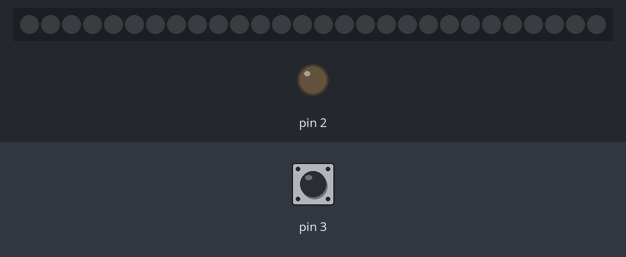
Bench run of a sketch on a simulated Arduino Uno, built with avr-gcc and run on an emulated ATmega328P. On the bench: 28 RGB LEDs in strip order, left to right, output pins drawn as LEDs (lit = HIGH). Inputs (shaded band) come from the test bench; at power-on: pin 3 HIGH. Dim RGB values are drawn brighter than linear; random numbers use the default seed unless the sketch sets one; what the sketch prints to the serial monitor is not drawn.

Above: at 1.2 s.
1.3 s: pin 3 pulled LOW for 0.15 s
At 1.7 s:
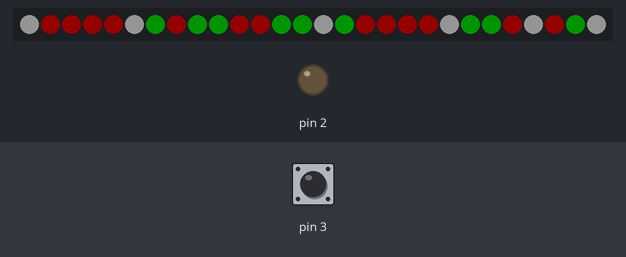
At 2.2 s:
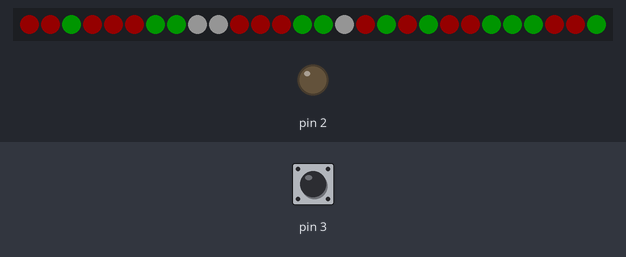
Timing chart, 0 to 2.0 s (numbered marks = the images above; inputs shaded):
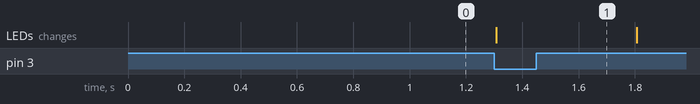

Measured:
- after the input at 1.3 s, the LEDs: change at once (image 1)

The sketch:

ChristmasTreeOS.ino
```cpp
/*
  ChristmasTreeOS by Arsenii Tymoshenko
*/

#include <FastLED.h>

#define NUM_LEDS 28
#define ROWS_NUM 7
#define LED_PIN 13

#define HUE_START 3  // Starting color of fire -- not used!
#define HUE_GAP 18  // Color coefficient of fire
#define SMOOTH_K 0.15  // Smoothness coefficient of fire -- not used!
#define MIN_BRIGHT 80  // Minimum brightness of fire
#define MAX_BRIGHT 255  // Maximum brightness of fire
#define MIN_SAT 245  // Minimum saturation
#define MAX_SAT 255  // Maximum saturation

#define ZONE_AMOUNT NUM_LEDS
byte zoneValues[ZONE_AMOUNT];
byte zoneRndValues[ZONE_AMOUNT];

CRGB leds[NUM_LEDS];

#define FOR_i(from, to) for (int i = (from); i < (to); i++)
#define FOR_j(from, to) for (int j = (from); j < (to); j++)

int each_leds_amount[]{
    1,
    2,
    3,
    4,
    5,
    6,
    7,
};

int each_leds_dir[]{
    // -1 <-;
    // 1 ->;
    -1,
    1,
    -1,
    1,
    -1,
    1,
    -1,
};

byte change = 3;

float smooth_k_int = 0.25;
byte smooth_rainbow = 2;
byte min_bright = 25;
byte max_bright = 255;
byte fade_brightness;
byte smooth_fade = 40;
byte fill_color = 115;
byte fade_color = 115;
byte brightness_k = 20;
byte hue_start_int = 0;
byte saturation;
boolean flag;
boolean lcd_change;
boolean side;
byte cur_color = 0;
int new_comet_id;
int running_speed = 15;
int running_freq = 100;
bool draw_new_snow;
//unsigned long Ukraine_pro_timer;

byte red = 0;
byte green = 255;

volatile int ads;

int module;
float module_float;

byte color_pos[50][50];
int pos_arr[10][10];

uint32_t start_timer;
uint32_t button_debounce_timer;

unsigned long fade_timer = 0;
uint32_t running_timer;
uint32_t random_timer;

uint32_t loop_timer;
uint32_t christmas_lights_timer;
uint32_t snowflakes_timer;
uint32_t moving_ball_timer;

uint32_t change_timer;
byte snowflakes_amount;
byte snowflakes_pos[50];
byte snowflakes_id;

int ball_pos = 0;
int ball_dir = 1;
uint8_t ball_hue = 0;

bool color_flag;

byte balls_what_to_do;
uint32_t random_balls_timer;
byte random_balls_color_arr[NUM_LEDS + 1];
byte prev_bright;
byte prev_random;

void setup()
{
  FastLED.addLeds<WS2812, LED_PIN, GRB>(leds, NUM_LEDS).setCorrection(TypicalLEDStrip).setDither(brightness_k < 255);

  Serial.begin(115200);
  pinMode(13, OUTPUT);
  pinMode(3, INPUT_PULLUP);
  lcd_change = 1;
  pinMode(2, OUTPUT);
  randomSeed(analogRead(A0) + analogRead(A1) - analogRead(A2));
  start_timer = millis();

  for (int id = 0; id < 10; id++)
  {
    for (int id2 = 0; id2 < 10; id2++)
    {
      pos_arr[id][id2] = 0;
    }
  }
  int led_num = NUM_LEDS;
  for (int row_id = 0; row_id < ROWS_NUM; row_id++)
  {
    int row_arr[10];
    for (int led_id = 0; led_id < each_leds_amount[row_id]; led_id++)
    {
      row_arr[led_id] = led_num;
      if (each_leds_dir[row_id] == -1)
      {
        pos_arr[led_id][row_id] = row_arr[led_id];
      }
      else
      {
        pos_arr[each_leds_amount[row_id] - led_id - 1][row_id] = row_arr[led_id];
      }
      led_num--;
    }
  }
}
void loop()
{
  FastLED.setBrightness(brightness_k);

  if (millis() - button_debounce_timer >= 80 && digitalRead(3) == 0 && flag != 1)
  {
    button_debounce_timer = millis();
    if (change < 5)
    {
      change++;
      lcd_change = 1;
    }
    else
    {
      change = 1;
      lcd_change = 1;
    }
    //change = !change;
    flag = 1;
    //lcd_change = 1;
  }
  Serial.println(brightness_k);
  if (digitalRead(3) == 1 && flag == 1)
  {
    flag = 0;
  }
  if (millis() - change_timer >= 20000 && 1 == 2)
  {
    change_timer = millis();
    change++;
    if (change > 6)
    {
      change = 1;
      color_flag = true;
    }
    if (change == 2 && !random(2))
    {
      change++;
    }
    /*
    change = 6;
    if (change == 6)
    {
      for (int id = 0; id < NUM_LEDS; id++)
      {
        leds[id] = CRGB(0, 0, 0);
      }
      draw_new_snow = true;
      leds[27] = CHSV(255, 0, 255);
      snowflakes_timer = millis();
    }
    FastLED.show();
    */
    if (change == 7)
    {
      balls_what_to_do = 0;
      prev_bright = brightness_k;
      random_balls_color_arr[NUM_LEDS] = 1;
    }
  }

  if (change == 1)
  {
    if (color_flag)
    {
      color_flag = false;
      byte rnd_color = random(0, 4);
      if (rnd_color == 0)
      {
        hue_start_int = 0;
      }
      else if (rnd_color == 1)
      {
        hue_start_int = 65;
      }
      else if (rnd_color == 2)
      {
        hue_start_int = 115;
      }
      else if (rnd_color == 3)
      {
        hue_start_int = 210;
      }
    }
    fireTick();
    //running_lights();
  }
  else if (change == 2)
  {
    rainbow();
  }
  else if (change == 3)
  {
    random_pos_ball();
  }
  else if (change == 4)
  {
    christmas_lights();
  }
  else if (change == 5)
  {
    running_lights();
  }
  else if (change == 6)
  {
    random_balls();
  }
  else if (change == 7)
  {
    //snowflakes();
  }
  //Serial.println("loop");

  //brightness_k=255;
  //smooth_k_int=0.08;
  //hue_start_int=2;
}

void fireTick()
{
  static uint32_t prevTime, prevTime2;

  if (millis() - prevTime > 100)
  {
    prevTime = millis();
    for (int i = 0; i < ZONE_AMOUNT; i++)
    {
      zoneRndValues[i] = random(0, 10);
    }
  }

  if (millis() - prevTime2 > 20)
  {
    prevTime2 = millis();
    for (int i = 0; i < ZONE_AMOUNT; i++)
    {
      zoneValues[i] = (float)zoneValues[i] * (1 - SMOOTH_K) + (float)zoneRndValues[i] * 10 * SMOOTH_K;
      leds[i] = getFireColor(zoneValues[i]);
    }
    FastLED.show();
  }
}
/*
void rainbow()
{
  static byte counter = 0;
  counter += smooth_rainbow;

  // Iterate over each LED in the strip
  for (int i = 0; i < NUM_LEDS; i++)
  {
    // Set the LED color to the current hue value
    leds[i] = CHSV(counter + (i * 255 / NUM_LEDS), 255, 255);
  }

  FastLED.show();
}
*/

void fade_effect()
{
  static byte color = 0;
  color = fade_color;

  static bool shift;

  byte minuend;
  byte smooth_correct;
  if (smooth_fade >= 30)
  {
    minuend = 3;
    smooth_correct = 5;
  }
  else
  {
    minuend = 5;
    smooth_correct = smooth_fade;
  }

  if (millis() - fade_timer >= smooth_correct && shift == false)
  {
    fade_timer = millis();
    if (fade_brightness <= max_bright - minuend)
    {
      fade_brightness += minuend;
    }
    else
    {
      shift = true;
    }
  }
  else if (millis() - fade_timer >= smooth_correct && shift == true)
  {
    fade_timer = millis();
    if (fade_brightness >= min_bright + minuend)
    {
      fade_brightness -= minuend;
    }
    else
    {
      shift = false;
    }
  }
  for (int i = 0; i < NUM_LEDS; i++)
  {
    leds[i] = CHSV(color, 255, 255);
  }

  FastLED.show();
}

void fill_effect()
{
  static byte color = 0;
  color = fill_color;
  for (int i = 0; i < NUM_LEDS; i++)
  {
    leds[i] = CHSV(color, 255, 255);
  }

  FastLED.show();
}

void running_lights()
{
  byte comet_brightness_arr[] = {255, 255, 255, 255, 255, 220, 220, 220, 220, 220, 185, 185, 185, 185, 185, 150, 150, 150, 150, 150, 115, 115, 115, 115, 115, 80, 80, 80, 80, 80, 45, 45, 45, 45, 45, 10, 10, 10, 10, 10, 10};
  if (millis() - running_timer >= running_speed)
  {
    running_timer = millis();

    //CRGB color = CHSV(cur_color, 255, 255);
    if (millis() - random_timer >= running_freq)  //1310
    {
      leds[0] = CHSV(cur_color, 255, comet_brightness_arr[new_comet_id]);
      Serial.println(new_comet_id);
      new_comet_id++;
      if (new_comet_id == 41)
      {
        new_comet_id = 0;
        //if (random(0, 10) == 5)
        {
          cur_color += 50;
        }
        random_timer = millis();
      }
    }
    for (int i = NUM_LEDS - 1; i > 0; i--)
    {
      leds[i] = leds[i - 1];
    }
    FastLED.show();
  }
}

void rainbow()
{
  static uint16_t sPseudotime = 0;
  static uint16_t sLastMillis = 0;
  static uint16_t sHue16 = 0;

  uint8_t sat8 = beatsin88(87, 220, 250);
  uint8_t brightdepth = beatsin88(341, 96, 224);
  uint16_t brightnessthetainc16 = beatsin88(203, (25 * 256), (40 * 256));
  uint8_t msmultiplier = beatsin88(147, 23, 60);

  uint16_t hue16 = sHue16;  //gHue * 256;
  uint16_t hueinc16 = beatsin88(113, 1, 3000);

  uint16_t ms = millis();
  uint16_t deltams = ms - sLastMillis;
  sLastMillis = ms;
  sPseudotime += deltams * msmultiplier;
  sHue16 += deltams * beatsin88(400, 5, 9);
  uint16_t brightnesstheta16 = sPseudotime;

  for (uint16_t i = 0; i < NUM_LEDS; i++)
  {
    hue16 += hueinc16;
    uint8_t hue8 = hue16 / 256;

    brightnesstheta16 += brightnessthetainc16;
    uint16_t b16 = sin16(brightnesstheta16) + 32768;

    uint16_t bri16 = (uint32_t)((uint32_t)b16 * (uint32_t)b16) / 65536;
    uint8_t bri8 = (uint32_t)(((uint32_t)bri16) * brightdepth) / 65536;
    bri8 += (255 - brightdepth);

    CRGB newcolor = CHSV(hue8, sat8, bri8);

    uint16_t pixelnumber = i;
    pixelnumber = (NUM_LEDS - 1) - pixelnumber;

    nblend(leds[pixelnumber], newcolor, 64);
  }
  FastLED.show();
}

void christmas_lights()
{
  if (millis() - christmas_lights_timer >= 500)
  {
    christmas_lights_timer = millis();

    for (int i = 0; i < NUM_LEDS; i++)
    {
      int randomEffect = random(3);
      byte white_random = random(2);

      if (randomEffect == 0 || (white_random == 0 && randomEffect != 1))
      {
        leds[i] = CRGB(255, 0, 0);
      }
      else if (randomEffect == 1 || (white_random == 0 && randomEffect != 0))
      {
        leds[i] = CRGB(0, 255, 0);
      }
      else if (white_random == 1)
      {
        leds[i] = CRGB(255, 255, 255);
      }
    }

    FastLED.show();
  }
}

void snowflakes()
{
  if (millis() - snowflakes_timer >= 200)
  {
    snowflakes_timer = millis();

    if (draw_new_snow)
    {
      draw_new_snow = false;
      leds[27] = CHSV(255, 0, 255);
      leds[snowflakes_pos[0]] = CHSV(255, 0, 0);
      snowflakes_pos[0] = 0;
      snowflakes_amount++;
    }
    byte random_snow;
    if (snowflakes_pos[0] == 0)
    {
      random_snow = random(1, 3);
    }
    else if (snowflakes_pos[0] == 1)
    {
      random_snow = random(2, 5);
    }
    else if (snowflakes_pos[0] == 2)
    {
      random_snow = random(1, 4);
    }
    else if (snowflakes_pos[0] == 3)
    {
      random_snow = random(3, 7);
    }
    else if (snowflakes_pos[0] == 4)
    {
      random_snow = random(2, 6);
    }
    else if (snowflakes_pos[0] == 5)
    {
      random_snow = random(1, 5);
    }
    else if (snowflakes_pos[0] == 6)
    {
      random_snow = random(2, 5);
    }
    else if (snowflakes_pos[0] == 7)
    {
      random_snow = random(2, 5);
    }

    leds[snowflakes_pos[0] + random_snow] = leds[snowflakes_pos[0]];
    leds[snowflakes_pos[0]] = CHSV(255, 50, 0);
    snowflakes_pos[0] = snowflakes_pos[0] + random_snow;
    FastLED.show();
  }
}

void bounce_ball_effect()
{
  if (millis() - moving_ball_timer >= 50)
  {
    moving_ball_timer = millis();
    for (int id = 0; id < NUM_LEDS; id++)
    {
      leds[id] = CRGB(0, 0, 0);
    }

    leds[ball_pos] = CHSV(ball_hue, 255, 255);

    ball_pos += ball_dir;

    if (ball_pos == 0 || ball_pos == NUM_LEDS - 1)
    {
      ball_dir = -ball_dir;
      ball_hue += 20;
    }
  }
  FastLED.show();
}

void random_balls()
{
  if (millis() - random_balls_timer >= 50)
  {
    random_balls_timer = millis();
    for (int led = 0; led < NUM_LEDS; led++)
    {
      byte random_color;
      byte random_hue;
      if (random_balls_color_arr[NUM_LEDS] != 3)
      {
        random_color = random(5);
        if (random_color == prev_random)
        {
          random_color = random(5);
        }
        switch (random_color)
        {
          case 0:
            random_hue = 7;
            break;
          case 1:
            random_hue = 20;
            break;
          case 2:
            random_hue = 150;
            break;
          case 3:
            random_hue = 0;
            break;
          case 4:
            random_hue = 60;
            break;
        }
        prev_random = random_color;
      }
      else
      {
        random_hue = random_balls_color_arr[led];
      }

      random_hue += random(1, 10);
      random_balls_color_arr[led] = random_hue;

      leds[led] = CHSV(random_hue, 255, 255);
    }
    random_balls_color_arr[NUM_LEDS] = 3;
    FastLED.show();
  }
}

void Ukraine()
{
  for (int i = 0; i < 36; i++)
  {
    leds[i] = CRGB(0, 0, 255);
    //leds[i+1] = CRGB(255,120,0);
  }
  for (int i = 37; i < 73; i++)
  {
    //leds[i] = CRGB(0,0,255);
    leds[i] = CRGB(255, 120, 0);
  }
  FastLED.show();
}

void random_pos_ball()
{
  if (millis() - moving_ball_timer >= 200)
  {
    /*
    leds[ledsXY(0, 0)] = CHSV(255, 255, 255);
    leds[ledsXY(0, 6)] = CHSV(255, 255, 255);
    leds[ledsXY(6, 6)] = CHSV(255, 255, 255);
    leds[ledsXY(0, 3)] = CHSV(255, 255, 255);
    leds[ledsXY(3, 6)] = CHSV(150, 255, 255);  //
    leds[ledsXY(0, 0)] = CHSV(255, 255, 255);
    leds[ledsXY(0, 1)] = CHSV(255, 255, 255);
    leds[ledsXY(0, 2)] = CHSV(255, 255, 255);
    leds[ledsXY(0, 3)] = CHSV(150, 255, 255);  //
    leds[ledsXY(0, 4)] = CHSV(255, 255, 255);
    leds[ledsXY(0, 5)] = CHSV(255, 255, 255);
    leds[ledsXY(0, 6)] = CHSV(255, 255, 255);
    leds[ledsXY(1, 1)] = CHSV(255, 255, 255);
    leds[ledsXY(2, 2)] = CHSV(255, 255, 255);
    leds[ledsXY(3, 3)] = CHSV(150, 255, 255);  //
    leds[ledsXY(4, 4)] = CHSV(255, 255, 255);
    leds[ledsXY(5, 5)] = CHSV(255, 255, 255);
    leds[ledsXY(6, 6)] = CHSV(255, 255, 255);
    leds[ledsXY(1, 6)] = CHSV(255, 255, 255);
    leds[ledsXY(2, 6)] = CHSV(255, 255, 255);
    leds[ledsXY(4, 6)] = CHSV(255, 255, 255);
    leds[ledsXY(5, 6)] = CHSV(255, 255, 255);
    leds[ledsXY(1, 4)] = CHSV(150, 255, 255);
    leds[ledsXY(2, 5)] = CHSV(150, 255, 255);
    leds[ledsXY(3, 5)] = CHSV(150, 255, 255);
    leds[ledsXY(3, 4)] = CHSV(150, 255, 255);
    leds[ledsXY(1, 3)] = CHSV(150, 255, 255);
    leds[ledsXY(2, 3)] = CHSV(150, 255, 255);
*/

  }
  FastLED.show();
}

int ledsXY(int x, int y) { return pos_arr[x][y] - 1; }

CRGB getFireColor(int val)
{
  return CHSV(HUE_START + map(val, 20, 60, 0, HUE_GAP),  // H
      constrain(map(val, 20, 60, MIN_SAT, MAX_SAT), 0, 255),  // S
      constrain(map(val, 20, 60, MIN_BRIGHT, MAX_BRIGHT), 0, 255)  // V
  );
}
```
